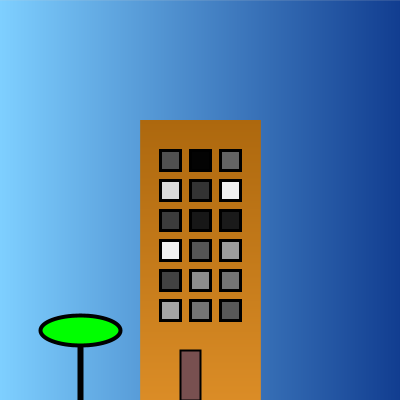
Frame 1 (no input)
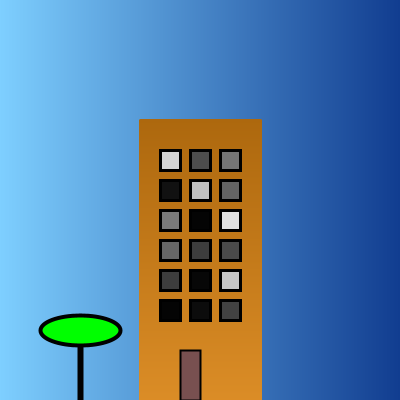
Frame 2 (the mouse pressed at the canvas centre, redrawn once)

The Processing sketch that drew these frames (run headless with seeded random() and noise(); the mouse was pressed at the canvas centre and the sketch redrawn once):

// Processing sketch: processing_123709
// ── processing_123709.pde

float y = 100;
int Y_AXIS = 1;
int X_AXIS = 2;
color b1, b2, c1, c2;

void setup() {
  size(400, 400);


  b1 = color(126, 207, 255);
  b2 = color(17, 61, 144);
  c1 = color(222, 143, 40);
  c2 = color(173, 104, 14);
  noLoop();
  
  y = height * 0.5;
}

void draw() {
  

  setGradient(0, 0, height, width, b1, b2, X_AXIS);

 
  setGradient(140, 120, 120, 300, c2, c1, Y_AXIS);
  stroke (0);
  strokeWeight (1);

  fill (120, 80, 80);
  strokeWeight (2);
  rect (180, 350, 20, 50);

  fill (204, 120, 0);
  strokeWeight (6);
  line (80, 400, 80, 330);

  fill (0, 255, 0);
  strokeWeight (4);
  ellipse (80, 330, 80, 30);

  fill (120, 80, 80);
  strokeWeight (3);
  for ( int j=0; j<3; j++)
    for ( int i=0; i<6; i++) {
      fill (random (255));
      rect (160+j*30, 300-i*30, 20, 20);
    }
}

void setGradient(int x, int y, float w, float h, color c1, color c2, int axis ) {

  noFill();

  if (axis == Y_AXIS) { 
    for (int i = y; i <= y+h; i++) {
      float inter = map(i, y, y+h, 0, 1);
      color c = lerpColor(c1, c2, inter);
      stroke(c);
      line(x, i, x+w, i);
    }
  }  
  else if (axis == X_AXIS) { 
    for (int i = x; i <= x+w; i++) {
      float inter = map(i, x, x+w, 0, 1);
      color c = lerpColor(c1, c2, inter);
      stroke(c);
      line(i, y, i, y+h);
    }
y = y -1;
if (y < 0) {
  y = height;
}}
}
void mousePressed() {
  loop();
}
